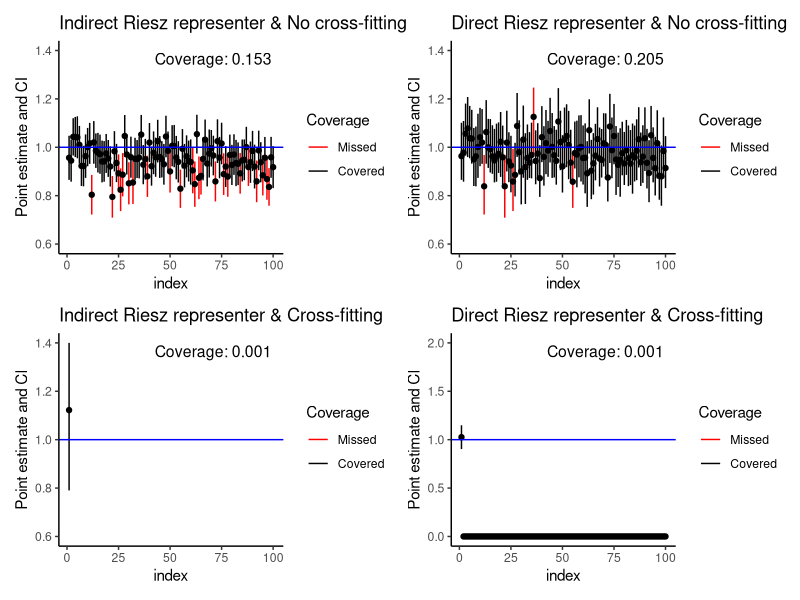

Write the R code that produced this figure.
library(tidyverse)
library(patchwork)
no_cross_fit_results <- read_csv("ate_experiment/LASSO_experiment/Results/no_cross_fit_results.csv")
cross_fit_results <- read_csv("ate_experiment/LASSO_experiment/Results/cross_fit_results.csv")
no_cross_fit_results = no_cross_fit_results %>% mutate(index = 1:1000, propensity_coverage = propensity_lower <= truth & truth <= propensity_upper)
no_cross_fit_results = no_cross_fit_results %>% mutate(riesz_coverage = riesz_lower <= truth & truth <= riesz_upper)

cross_fit_results = cross_fit_results %>% mutate(index = 1:1000, propensity_coverage = propensity_lower <= truth & truth <= propensity_upper)
cross_fit_results = cross_fit_results %>% mutate(riesz_coverage = riesz_lower <= truth & truth <= riesz_upper)

ymax = 1.4
ymin = 0.6


a = ggplot(no_cross_fit_results[1:100,])+
  geom_segment(aes(x=index, y=propensity_lower,xend=index, yend=propensity_upper, color = as.factor(propensity_coverage)))+
  geom_point(aes(x=index, y=propensity_estimate))+
  theme_classic()+
  scale_color_manual(                      
    values = c('FALSE' = "red", "TRUE" = "black"),
    name = "Coverage",
    labels = c("Missed", "Covered")
  )+
  geom_hline(yintercept = no_cross_fit_results$truth[1],color='blue')+
  ylab('Point estimate and CI')+
  annotate("text", 
           x = Inf, y = Inf, 
           label = paste0("Coverage: ", round(mean(no_cross_fit_results$propensity_coverage),5)), 
           hjust = 1.1, vjust = 2, 
           size = 4)+
  ylim(ymin,ymax)+
  ggtitle('Indirect Riesz representer & No cross-fitting')



b = ggplot(no_cross_fit_results[1:100,])+
  geom_segment(aes(x=index, y=propensity_lower,xend=index, yend=riesz_upper, color = as.factor(riesz_coverage)))+
  geom_point(aes(x=index, y=riesz_estimate))+
  theme_classic()+
  scale_color_manual(                      
    values = c('FALSE' = "red", "TRUE" = "black"),
    name = "Coverage",
    labels = c("Missed", "Covered")
  )+
  geom_hline(yintercept = no_cross_fit_results$truth[1],color='blue')+
  ylab('Point estimate and CI')+
  annotate("text", 
           x = Inf, y = Inf, 
           label = paste0("Coverage: ", round(mean(no_cross_fit_results$riesz_coverage),5)), 
           hjust = 1.1, vjust = 2, 
           size = 4)+
  ylim(ymin, ymax)+
  ggtitle('Direct Riesz representer & No cross-fitting')


c = ggplot(cross_fit_results[1:100,])+
  geom_segment(aes(x=index, y=pmax(ymin,propensity_lower),xend=index, yend=pmin(ymax,propensity_upper), color = as.factor(propensity_coverage)))+
  geom_point(aes(x=index, y=propensity_estimate))+
  theme_classic()+
  scale_color_manual(                      
    values = c('FALSE' = "red", "TRUE" = "black"),
    name = "Coverage",
    labels = c("Missed", "Covered")
  )+
  geom_hline(yintercept = no_cross_fit_results$truth[1],color='blue')+
  ylab('Point estimate and CI')+
  annotate("text", 
           x = Inf, y = Inf, 
           label = paste0("Coverage: ", round(mean(cross_fit_results$propensity_coverage),5)), 
           hjust = 1.1, vjust = 2, 
           size = 4)+
  ylim(ymin, ymax)+
  ggtitle('Indirect Riesz representer & Cross-fitting')

d = ggplot(cross_fit_results[1:100,])+
  geom_segment(aes(x=index, y=riesz_lower,xend=index, yend=riesz_upper, color = as.factor(riesz_coverage)))+
  geom_point(aes(x=index, y=riesz_estimate))+
  theme_classic()+
  scale_color_manual(                      
    values = c('FALSE' = "red", "TRUE" = "black"),
    name = "Coverage",
    labels = c("Missed", "Covered")
  )+
  geom_hline(yintercept = no_cross_fit_results$truth[1],color='blue')+
  ylab('Point estimate and CI')+
  annotate("text", 
           x = Inf, y = Inf, 
           label = paste0("Coverage: ", round(mean(cross_fit_results$riesz_coverage),5)), 
           hjust = 1.1, vjust = 2, 
           size = 4)+
  ylim(0, 2)+
  ggtitle('Direct Riesz representer & Cross-fitting')



a+b+c+d